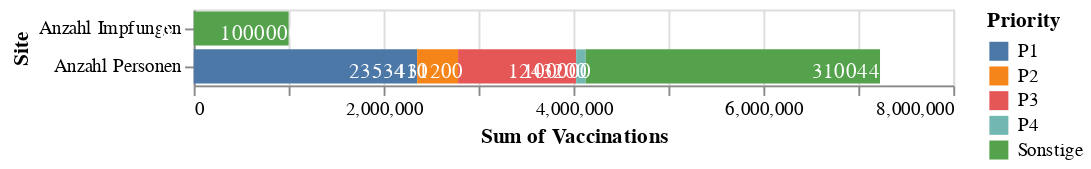

Notebook source saved alongside this figure:
### Code cell
bars + text

### Figure 1 — Vega-Lite specification as saved in the notebook (floating-point values rounded to 4 significant figures)
{"config": {"view": {"continuousWidth": 400, "continuousHeight": 300}}, "layer": [{"mark": "bar", "encoding": {"color": {"type": "nominal", "field": "Priority"}, "x": {"type": "quantitative", "aggregate": "sum", "field": "Vaccinations"}, "y": {"type": "nominal", "field": "Site"}}}, {"mark": {"type": "text", "color": "white", "dx": -15, "dy": 3}, "encoding": {"detail": {"type": "nominal", "field": "Priority"}, "text": {"type": "quantitative", "aggregate": "sum", "field": "Vaccinations"}, "x": {"type": "quantitative", "aggregate": "sum", "field": "Vaccinations", "stack": "zero"}, "y": {"type": "nominal", "field": "Site"}}}], "data": {"name": "data-954d5a85275665e7784444bd5abd4022"}, "$schema": "https://vega.github.io/schema/vega-lite/v4.8.1.json", "datasets": {"data-954d5a85275665e7784444bd5abd4022": [{"Priority": "P1", "Vaccinations": 2353000.0, "Site": "Anzahl Personen"}, {"Priority": "P2", "Vaccinations": 431200.0, "Site": "Anzahl Personen"}, {"Priority": "P3", "Vaccinations": 1243000.0, "Site": "Anzahl Personen"}, {"Priority": "P4", "Vaccinations": 100000.0, "Site": "Anzahl Personen"}, {"Priority": "Sonstige", "Vaccinations": 3100000.0, "Site": "Anzahl Personen"}, {"Priority": "P1", "Vaccinations": 0.0, "Site": "Anzahl Impfungen"}, {"Priority": "P2", "Vaccinations": 0.0, "Site": "Anzahl Impfungen"}, {"Priority": "P3", "Vaccinations": 0.0, "Site": "Anzahl Impfungen"}, {"Priority": "P4", "Vaccinations": 0.0, "Site": "Anzahl Impfungen"}, {"Priority": "Sonstige", "Vaccinations": 1000000.0, "Site": "Anzahl Impfungen"}]}}
